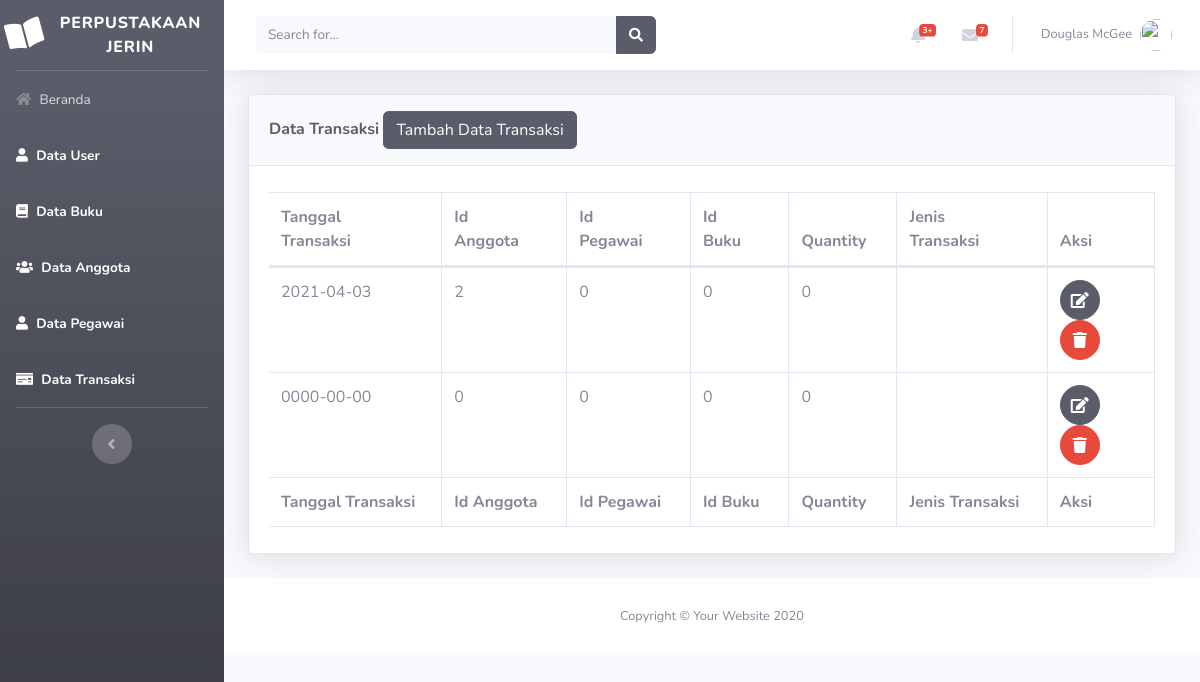
Page /beranda.php?page=transaksi on the committed database.
### tables this page shows
CREATE TABLE `tabel_transaksi` (
  `id_transaksi` int(5) NOT NULL,
  `tanggal_transaksi` date NOT NULL,
  `id_anggota` int(5) NOT NULL,
  `id_pegawai` int(5) NOT NULL,
  `id_buku` int(7) NOT NULL,
  `quantity` int(2) NOT NULL,
  `jenis_transaksi` enum('pinjam','kembali') NOT NULL
);

### views/transaksi/transaksi.php (the view, shortened to what this page needs)
                <div class="container-fluid">
<div class="card shadow mb-4">
    <div class="card-header py-3">
        <h6 class="m-0 font-weight-bold text-dark">Data Transaksi
        <a href="beranda.php?page=transaksi&aksi=add">
            <button class="btn btn-dark">Tambah Data Transaksi</button>
        </a>
        </h6>
    </div>
    <div class="card-body">
        <div class="table-responsive">
            <table class="table table-bordered" id="dataTable" width="100%" cellspacing="0">
                <thead>
                    <tr>
                        <th>Tanggal Transaksi</th>
                        <th>Id Anggota</th>
                        <th>Id Pegawai</th>
                        <th>Id Buku</th>
                        <th>Quantity</th>
                        <th>Jenis Transaksi</th>
                        <th>Aksi </th>
                    </tr>
                </thead>
                <tfoot>
                    <tr>
                        <th>Tanggal Transaksi</th>
                        <th>Id Anggota</th>
                        <th>Id Pegawai</th>
                        <th>Id Buku</th>
                        <th>Quantity</th>
                        <th>Jenis Transaksi</th>
                        <th>Aksi </th>
                    </tr>
                    </tfoot>
                <tbody>
                <?php
                                                $sql = "select * from tabel_transaksi";
                    $show = $db->query($sql);
                    foreach($show as $transaksi):
                ?>
                    <tr>
                    <tr>
                        <td><?php echo $transaksi['tanggal_transaksi']?></td>
                        <td><?php echo $transaksi['id_anggota']?></td>
                        <td><?php echo $transaksi['id_pegawai']?></td>
                        <td><?php echo $transaksi['id_buku']?></td>
                        <td><?php echo $transaksi['quantity']?></td>
                        <td><?php echo $transaksi['jenis_transaksi']?></td>
                        <td>
                            <a href="beranda.php?page=transaksi&aksi=edit&id=<?php echo $transaksi['id_transaksi']?>"
                            class="btn btn-dark btn-circle">
                                    <i class="fas fa-edit"></i>
                                    </a>
                            <a href="model/transaksi/prosesdeletetransaksi.php?id=<?php echo $transaksi['id_transaksi']?>"
                            class="btn btn-danger btn-circle">
                                    <i class="fas fa-trash"></i>
                                    </a>
                        </td>
                    </tr>
                    <?php endforeach; ?>
                </tbody>
            </table>
        </div>
    </div>
</div>

### rows in the picture
tabel_transaksi: tanggal_transaksi "2021-04-03", id_anggota "2", id_pegawai "0", id_buku "0", quantity "0"
tabel_transaksi: tanggal_transaksi "0000-00-00", id_anggota "0", id_pegawai "0", id_buku "0", quantity "0"
